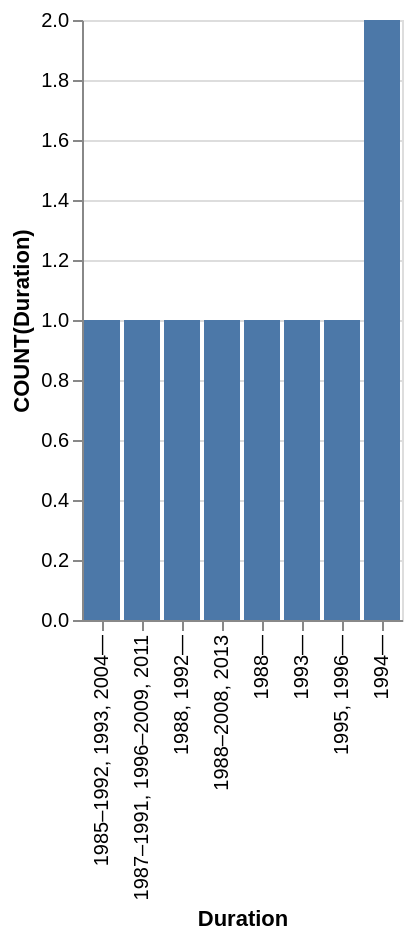

Here is the Vega-Lite specification saved for this chart:
### Vega-Lite specification from a JSON file in a GitHub repository (floating-point values rounded to 4 significant figures)
{"data": {"values": [{"x_data": "1985–1992, 1993, 2004—", "y_data": 1}, {"x_data": "1987–1991, 1996–2009, 2011", "y_data": 1}, {"x_data": "1988, 1992—", "y_data": 1}, {"x_data": "1988–2008, 2013", "y_data": 1}, {"x_data": "1988—", "y_data": 1}, {"x_data": "1993—", "y_data": 1}, {"x_data": "1995, 1996—", "y_data": 1}, {"x_data": "1994—", "y_data": 2}]}, "mark": "bar", "encoding": {"x": {"field": "x_data", "type": "nominal", "title": "Duration", "sort": {"op": "sum", "field": "y_data", "order": "ascending"}}, "y": {"field": "y_data", "type": "quantitative", "title": "COUNT(Duration)"}}}
